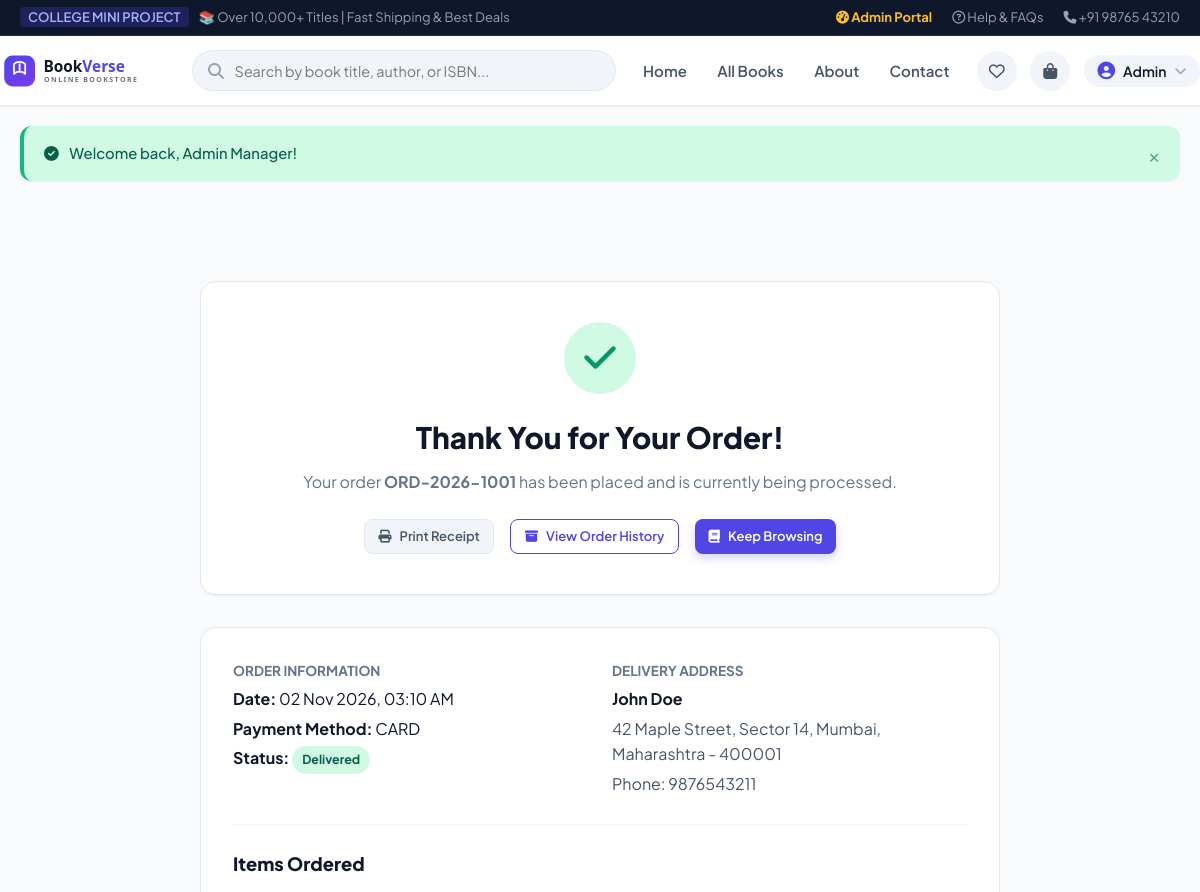
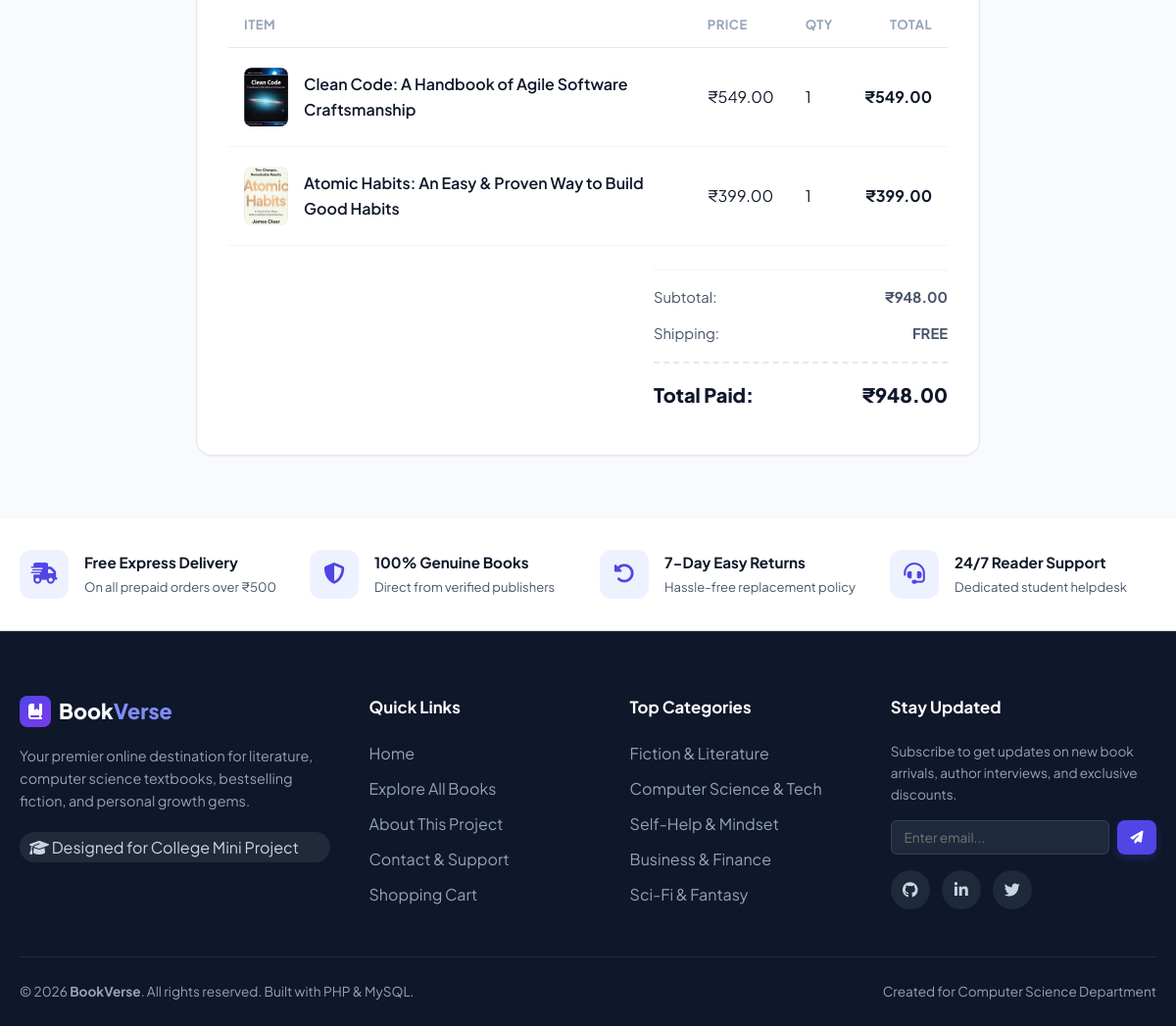
Screenshot of /order-success.php?id=1 (signed in) with the database file from the repository (2 pictures, top to bottom).
### tables this page shows
CREATE TABLE `orders` (
  `id` INT AUTO_INCREMENT PRIMARY KEY,
  `user_id` INT NOT NULL,
  `order_number` VARCHAR(50) NOT NULL UNIQUE,
  `full_name` VARCHAR(100) NOT NULL,
  `email` VARCHAR(100) NOT NULL,
  `phone` VARCHAR(20) NOT NULL,
  `address` TEXT NOT NULL,
  `city` VARCHAR(100) NOT NULL,
  `state` VARCHAR(100) NOT NULL,
  `pincode` VARCHAR(20) NOT NULL,
  `payment_method` ENUM('cod', 'card', 'upi') NOT NULL DEFAULT 'cod',
  `payment_status` ENUM('pending', 'paid', 'failed') NOT NULL DEFAULT 'pending',
  `subtotal` DECIMAL(10,2) NOT NULL,
  `shipping_fee` DECIMAL(10,2) NOT NULL DEFAULT 0.00,
  `total_amount` DECIMAL(10,2) NOT NULL,
  `order_status` ENUM('pending', 'processing', 'shipped', 'delivered', 'cancelled') NOT NULL DEFAULT 'pending',
  `notes` TEXT DEFAULT NULL,
  `created_at` TIMESTAMP DEFAULT CURRENT_TIMESTAMP,
  CONSTRAINT `fk_orders_users` FOREIGN KEY (`user_id`) REFERENCES `users` (`id`) ON DELETE CASCADE ON UPDATE CASCADE
);

CREATE TABLE `order_items` (
  `id` INT AUTO_INCREMENT PRIMARY KEY,
  `order_id` INT NOT NULL,
  `book_id` INT DEFAULT NULL,
  `title` VARCHAR(255) NOT NULL,
  `price` DECIMAL(10,2) NOT NULL,
  `quantity` INT NOT NULL DEFAULT 1,
  `total_price` DECIMAL(10,2) NOT NULL,
  CONSTRAINT `fk_order_items_orders` FOREIGN KEY (`order_id`) REFERENCES `orders` (`id`) ON DELETE CASCADE ON UPDATE CASCADE,
  CONSTRAINT `fk_order_items_books` FOREIGN KEY (`book_id`) REFERENCES `books` (`id`) ON DELETE SET NULL ON UPDATE CASCADE
);

CREATE TABLE `books` (
  `id` INT AUTO_INCREMENT PRIMARY KEY,
  `category_id` INT DEFAULT NULL,
  `title` VARCHAR(255) NOT NULL,
  `author` VARCHAR(150) NOT NULL,
  `isbn` VARCHAR(30) DEFAULT NULL,
  `price` DECIMAL(10,2) NOT NULL,
  `discount_price` DECIMAL(10,2) DEFAULT NULL,
  `description` TEXT NOT NULL,
  `image` VARCHAR(255) NOT NULL,
  `stock` INT NOT NULL DEFAULT 15,
  `pages` INT DEFAULT 320,
  `publisher` VARCHAR(150) DEFAULT 'Penguin Random House',
  `language` VARCHAR(50) DEFAULT 'English',
  `publication_year` INT DEFAULT 2022,
  `rating` DECIMAL(2,1) DEFAULT 4.5,
  `is_featured` TINYINT(1) DEFAULT 0,
  `is_bestseller` TINYINT(1) DEFAULT 0,
  `created_at` TIMESTAMP DEFAULT CURRENT_TIMESTAMP,
  CONSTRAINT `fk_books_categories` FOREIGN KEY (`category_id`) REFERENCES `categories` (`id`) ON DELETE SET NULL ON UPDATE CASCADE
);

CREATE TABLE `categories` (
  `id` INT AUTO_INCREMENT PRIMARY KEY,
  `name` VARCHAR(100) NOT NULL,
  `slug` VARCHAR(100) NOT NULL UNIQUE,
  `description` VARCHAR(255) DEFAULT NULL,
  `icon` VARCHAR(50) DEFAULT 'fa-book',
  `created_at` TIMESTAMP DEFAULT CURRENT_TIMESTAMP
);

### config/functions.php (called while the page is built, shortened)
<?php
function formatPrice($amount) {
    return '₹' . number_format((float)$amount, 2);
}
function getBookImage($imagePath) {
    $fallbackImage = BASE_URL . '/assets/images/books/clean-code.jpg';
    $cleanPath = ltrim(str_replace('\\', '/', $imagePath), '/');
    $rootDir = dirname(__DIR__);
    if (file_exists($rootDir . '/' . $cleanPath)) {
        return BASE_URL . '/' . $cleanPath;
    }
    return $fallbackImage;
}

### order-success.php (the view, shortened to what this page needs)
<?php
require_once __DIR__ . '/config/db.php';
require_once __DIR__ . '/config/functions.php';
$orderId = isset($_GET['id']) ? (int)$_GET['id'] : 0;
$userId = $_SESSION['user_id'];
$stmt = $pdo->prepare("SELECT * FROM orders WHERE id = ? AND (user_id = ? OR ? = 'admin')");
$stmt->execute([$orderId, $userId, $_SESSION['user_role'] ?? '']);
$order = $stmt->fetch();
$itemStmt = $pdo->prepare("SELECT oi.*, b.image FROM order_items oi LEFT JOIN books b ON oi.book_id = b.id WHERE oi.order_id = ?");
$itemStmt->execute([$orderId]);
$orderItems = $itemStmt->fetchAll();
require_once __DIR__ . '/includes/header.php';
?>
<div class="container section" style="max-width: 800px;">
    <div style="background: #ffffff; border-radius: 16px; border: 1px solid #e2e8f0; padding: 2.5rem; text-align: center; box-shadow: var(--shadow-sm); margin-bottom: 2rem;">
        <div style="width: 72px; height: 72px; border-radius: 50%; background: #d1fae5; color: #059669; display: flex; align-items: center; justify-content: center; font-size: 2.25rem; margin: 0 auto 1.25rem;">
            <i class="fa-solid fa-check"></i>
        </div>
        <h1 style="font-size: 1.85rem; font-weight: 800; margin-bottom: 0.5rem;">Thank You for Your Order!</h1>
        <p style="color: #64748b; font-size: 1rem;">
            Your order <strong><?= htmlspecialchars($order['order_number']); ?></strong> has been placed and is currently being processed.
        </p>
        <div style="display: flex; justify-content: center; gap: 1rem; margin-top: 1.5rem; flex-wrap: wrap;">
            <button onclick="window.print()" class="btn btn-secondary btn-sm">
                <i class="fa-solid fa-print"></i> Print Receipt
            </button>
            <a href="<?= BASE_URL; ?>/orders.php" class="btn btn-outline btn-sm">
                <i class="fa-solid fa-box-archive"></i> View Order History
            </a>
            <a href="<?= BASE_URL; ?>/books.php" class="btn btn-primary btn-sm">
                <i class="fa-solid fa-book"></i> Keep Browsing
            </a>
        </div>
    </div>
    <div style="background: #ffffff; border-radius: 16px; border: 1px solid #e2e8f0; padding: 2rem; box-shadow: var(--shadow-sm);">
        <div style="display: grid; grid-template-columns: repeat(2, 1fr); gap: 1.5rem; border-bottom: 1px solid #f1f5f9; padding-bottom: 1.5rem; margin-bottom: 1.5rem;">
            <div>
                <h4 style="font-size: 0.85rem; color: #64748b; text-transform: uppercase;">Order Information</h4>
                <p style="margin: 0.25rem 0;"><strong>Date:</strong> <?= date('d M Y, h:i A', strtotime($order['created_at'])); ?></p>
                <p style="margin: 0.25rem 0;"><strong>Payment Method:</strong> <?= strtoupper($order['payment_method']); ?></p>
                <p style="margin: 0.25rem 0;">
                    <strong>Status:</strong>
                    <span class="status-badge status-<?= $order['order_status']; ?>"><?= ucfirst($order['order_status']); ?></span>
                </p>
            </div>
            <div>
                <h4 style="font-size: 0.85rem; color: #64748b; text-transform: uppercase;">Delivery Address</h4>
                <p style="margin: 0.25rem 0; font-weight: 700;"><?= htmlspecialchars($order['full_name']); ?></p>
                <p style="margin: 0.25rem 0; color: #475569;"><?= htmlspecialchars($order['address']); ?>, <?= htmlspecialchars($order['city']); ?>, <?= htmlspecialchars($order['state']); ?> - <?= htmlspecialchars($order['pincode']); ?></p>
                <p style="margin: 0.25rem 0; color: #475569;">Phone: <?= htmlspecialchars($order['phone']); ?></p>
            </div>
        </div>
        <h3 style="font-size: 1.15rem; font-weight: 800; margin-bottom: 1rem;">Items Ordered</h3>
        <table class="cart-table">
            <thead>
                <tr>
                    <th>Item</th>
                    <th>Price</th>
                    <th>Qty</th>
                    <th style="text-align: right;">Total</th>
                </tr>
            </thead>
            <tbody>
                <?php foreach ($orderItems as $item): ?>
                    <tr>
                        <td>
                            <div class="cart-book-cell">
                                <div class="cart-thumb" style="width: 45px; height: 60px;">
                                    <img src="<?= getBookImage($item['image']); ?>" alt="" onerror="this.src='<?= BASE_URL; ?>/assets/images/books/default-book.jpg'">
                                </div>
                                <span style="font-weight: 600;"><?= htmlspecialchars($item['title']); ?></span>
                            </div>
                        </td>
                        <td><?= formatPrice($item['price']); ?></td>
                        <td><?= (int)$item['quantity']; ?></td>
                        <td style="text-align: right; font-weight: 700;"><?= formatPrice($item['total_price']); ?></td>
                    </tr>
                <?php endforeach; ?>
            </tbody>
        </table>
        <div style="max-width: 300px; margin-left: auto; margin-top: 1.5rem; padding-top: 1rem; border-top: 1px solid #f1f5f9;">
            <div class="summary-row">
                <span>Subtotal:</span>
                <strong><?= formatPrice($order['subtotal']); ?></strong>
            </div>
            <div class="summary-row">
                <span>Shipping:</span>
                <strong><?= $order['shipping_fee'] == 0 ? 'FREE' : formatPrice($order['shipping_fee']); ?></strong>
            </div>
            <div class="summary-row total">
                <span>Total Paid:</span>
                <span><?= formatPrice($order['total_amount']); ?></span>
            </div>
        </div>
    </div>
</div>
<?php require_once __DIR__ . '/includes/footer.php'; ?>

### includes/footer.php (shortened to what this page needs)
<?php
try {
    $footerCatStmt = $pdo->query("SELECT name, slug FROM categories ORDER BY id ASC LIMIT 5");
    $footerCategories = $footerCatStmt->fetchAll();
} catch (Exception $e) {
    $footerCategories = [];
}
?>
    <section class="features-bar">
        <div class="container">
            <div class="features-grid">
                <div class="feature-box">
                    <div class="feature-icon"><i class="fa-solid fa-truck-fast"></i></div>
                    <div class="feature-info">
                        <h4>Free Express Delivery</h4>
                        <p>On all prepaid orders over ₹500</p>
                    </div>
                </div>
                <div class="feature-box">
                    <div class="feature-icon"><i class="fa-solid fa-shield-halved"></i></div>
                    <div class="feature-info">
                        <h4>100% Genuine Books</h4>
                        <p>Direct from verified publishers</p>
                    </div>
                </div>
                <div class="feature-box">
                    <div class="feature-icon"><i class="fa-solid fa-rotate-left"></i></div>
                    <div class="feature-info">
                        <h4>7-Day Easy Returns</h4>
                        <p>Hassle-free replacement policy</p>
                    </div>
                </div>
                <div class="feature-box">
                    <div class="feature-icon"><i class="fa-solid fa-headset"></i></div>
                    <div class="feature-info">
                        <h4>24/7 Reader Support</h4>
                        <p>Dedicated student helpdesk</p>
                    </div>
                </div>
            </div>
        </div>
    </section>
    <footer class="site-footer">
        <div class="container">
            <div class="footer-grid">
                <div class="footer-col">
                    <div style="display: flex; align-items: center; gap: 0.5rem; margin-bottom: 1rem;">
                        <div class="brand-icon" style="width: 32px; height: 32px; font-size: 1rem;"><i class="fa-solid fa-book-bookmark"></i></div>
                        <h3 style="color: #ffffff; font-size: 1.35rem; font-weight: 800;">Book<span style="color: #818cf8;">Verse</span></h3>
                    </div>
                    <p style="font-size: 0.9rem; line-height: 1.6; margin-bottom: 1.25rem;">
                        Your premier online destination for literature, computer science textbooks, bestselling fiction, and personal growth gems.
                    </p>
                    <div class="college-credit-badge">
                        <i class="fa-solid fa-graduation-cap"></i> Designed for College Mini Project
                    </div>
                </div>
                <div class="footer-col">
                    <h4>Quick Links</h4>
                    <ul class="footer-links">
                        <li><a href="<?= BASE_URL; ?>/index.php">Home</a></li>
                        <li><a href="<?= BASE_URL; ?>/books.php">Explore All Books</a></li>
                        <li><a href="<?= BASE_URL; ?>/about.php">About This Project</a></li>
                        <li><a href="<?= BASE_URL; ?>/contact.php">Contact & Support</a></li>
                        <li><a href="<?= BASE_URL; ?>/cart.php">Shopping Cart</a></li>
                    </ul>
                </div>
                <div class="footer-col">
                    <h4>Top Categories</h4>
                    <ul class="footer-links">
                        <?php foreach ($footerCategories as $fCat): ?>
                            <li><a href="<?= BASE_URL; ?>/books.php?category=<?= urlencode($fCat['slug']); ?>"><?= htmlspecialchars($fCat['name']); ?></a></li>
                        <?php endforeach; ?>
                    </ul>
                </div>
                <div class="footer-col">
                    <h4>Stay Updated</h4>
                    <p style="font-size: 0.85rem; margin-bottom: 1rem;">
                        Subscribe to get updates on new book arrivals, author interviews, and exclusive discounts.
                    </p>
                    <form onsubmit="event.preventDefault(); alert('Thank you for subscribing to BookVerse newsletter!');" style="display: flex; gap: 0.5rem; margin-bottom: 1rem;">
                        <input type="email" required placeholder="Enter email..." style="padding: 0.5rem 0.8rem; border-radius: 6px; border: 1px solid #334155; background: #1e293b; color: #fff; font-size: 0.85rem; width: 100%;">
                        <button type="submit" class="btn btn-primary btn-sm"><i class="fa-solid fa-paper-plane"></i></button>
                    </form>
                    <div style="display: flex; gap: 0.75rem;">
                        <a href="#" class="icon-btn" style="background: #1e293b; color: #cbd5e1;"><i class="fa-brands fa-github"></i></a>
                        <a href="#" class="icon-btn" style="background: #1e293b; color: #cbd5e1;"><i class="fa-brands fa-linkedin-in"></i></a>
                        <a href="#" class="icon-btn" style="background: #1e293b; color: #cbd5e1;"><i class="fa-brands fa-twitter"></i></a>
                    </div>
                </div>
            </div>
            <div class="footer-bottom">
                <div>
                    &copy; <?= date('Y'); ?> <strong>BookVerse</strong>. All rights reserved. Built with PHP &amp; MySQL.
                </div>
                <div style="display: flex; gap: 1.5rem;">
                    <span>Created for Computer Science Department</span>
                </div>
            </div>
        </div>
    </footer>
</body>
</html>

### rows the page displays
orders: order_number "ORD-2026-1001", created_at "02 Nov 2026, 03:10 AM", payment_method "CARD", order_status "Delivered", full_name "John Doe", address "42 Maple Street, Sector 14", city "Mumbai", state "Maharashtra", pincode "400001", phone "9876543211", subtotal "₹948.00", total_amount "₹948.00"
order_items: book.image (picture), title "Clean Code: A Handbook of Agile Software Craftsmanship", price "₹549.00", quantity "1", total_price "₹549.00"
order_items: book.image (picture), title "Atomic Habits: An Easy & Proven Way to Build Good Habits", price "₹399.00", quantity "1", total_price "₹399.00"
categories: name "Fiction & Literature"
categories: name "Computer Science & Tech"
categories: name "Self-Help & Mindset"
categories: name "Business & Finance"
categories: name "Sci-Fi & Fantasy"

### other values shown
explode(' ', $currentUser['name'])[0] "Admin"
$flash['message'] "Welcome back, Admin Manager!"
